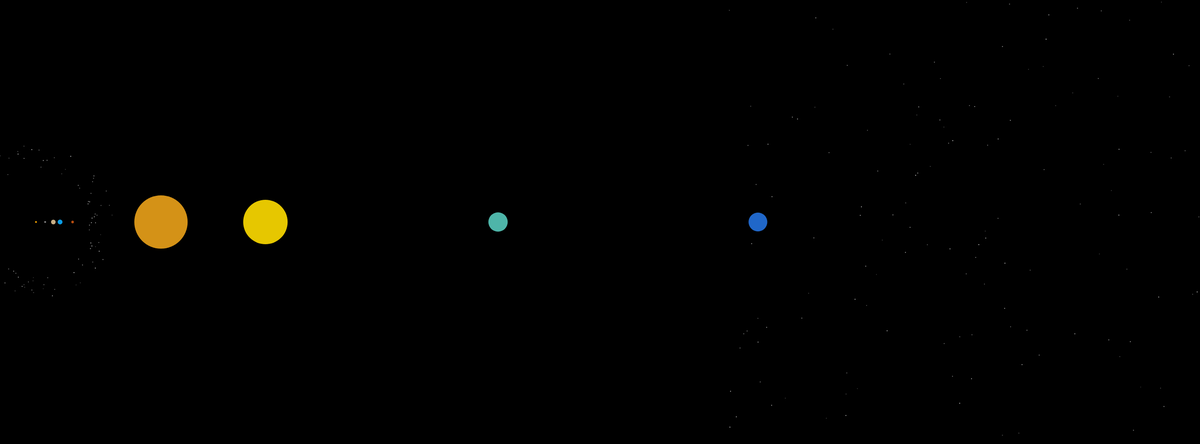
Frame 1 (no input)
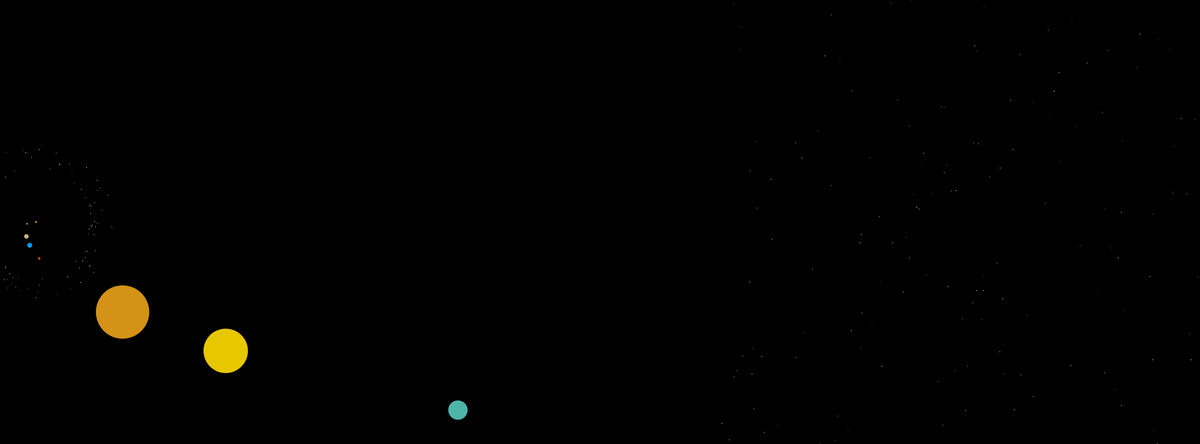
Frame 60 (no input)
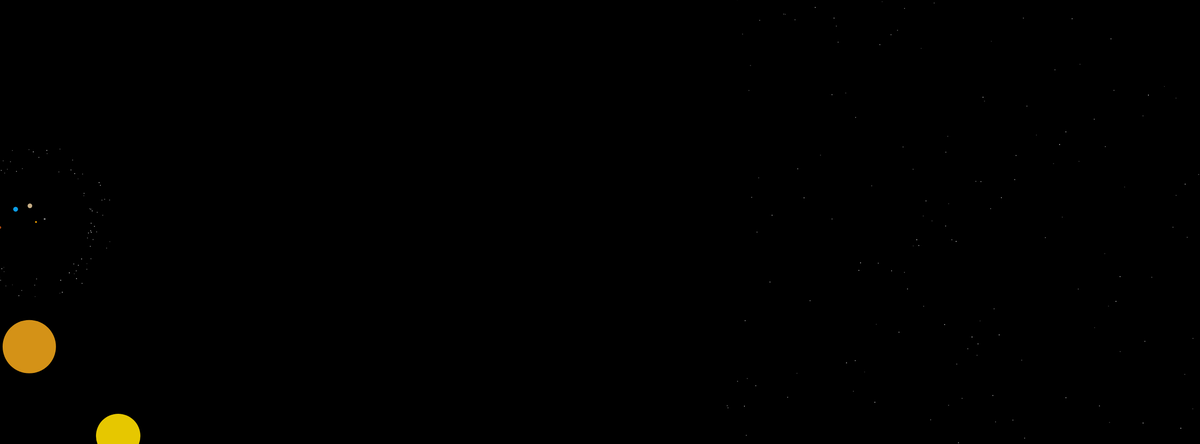
Frame 120 (the mouse pressed at the canvas centre since frame 60)

The p5.js sketch that drew these frames (run headless with seeded random() and noise() and a simulated clock; from frame 60 on, the mouse is pressed at the canvas centre):

// p5.js sketch
// ── sketch.js
let planets = [];
let asteroids = [];
const radii = [0.695700, 0.002440, 0.006052, 0.006371, 0.003390, 0.069911, 0.058232, 0.025362, 0.024622]; // million km
const dist = [0, 57, 108, 150, 228, 779, 1430, 2880, 4500]; // million km from the Sun
const vel = [0, 47.87, 35.02, 29.78, 24.07, 13.07, 9.69, 6.81, 5.43]; // km/s around the Sun
const colors = [
  [60, 100, 100],
  [37, 0, 53],
  [37, 33, 78],
  [200, 95, 90],
  [22, 92, 72],
  [39, 89, 83],
  [52, 100, 90],
  [173, 57, 71],
  [215, 84, 79]
];

function setup() {
  createCanvas(2700, 1000);
  colorMode(HSB);

  for (var i = 1; i < radii.length; i++) {
    planets.push(new Planet(
      map(dist[i],0,7480,0,width),
      map(radii[i],0,0.069911,0,120),//map(0.695700,0,7480,0,width)),
      map(vel[i],0,47.87,0,0.05),
      colors[i]
    ));
  }

  var l = map(329,0,7480,0,width);
  var h = map(479,0,7480,0,width);
  for (var i = 0; i < 100; i++) {
    asteroids.push(new Asteroid(random(l,h), random(6.28), random(0.001,0.005)));
  }

  //4488 - 7480
  l = map(4488,0,7480,0,width-20);
  h = map(7480,0,7480,0,width-20);
  for (var i = 0; i < 2000; i++) {
    asteroids.push(new Asteroid(random(l,h), random(6.28), random(0.0005,0.001)));
  }
}

function draw() {
  translate(width*0.03, height/2);
  background(0);
  noStroke()
  fill(40,255,255);
  ellipse(0,0,4);

  for (planet of planets) {
    planet.show();
  }

  for (asteroid of asteroids) {
    asteroid.show();
  }
}

class Planet {
  constructor(dist, r, vel, hsb) {
    this.dist = dist;
    this.r = r;
    this.vel = vel;
    this.angle = 0;
    this.hsb = hsb;
  }

  show() {
    noStroke();
    fill(this.hsb[0],this.hsb[1],this.hsb[2]);
    ellipse(cos(this.angle)*this.dist, sin(this.angle)*this.dist, this.r);
    this.angle = this.angle + this.vel;
  }
}

class Asteroid {
  constructor(dist, angle, vel) {
    this.dist = dist;
    this.angle = angle;
    this.colour = random(20,90);
    this.vel = vel;
  }

  show() {
    noStroke();
    fill(0,0,this.colour);
    ellipse(cos(this.angle)*this.dist, sin(this.angle)*this.dist, 2);
    this.angle = this.angle + this.vel;
  }
}
